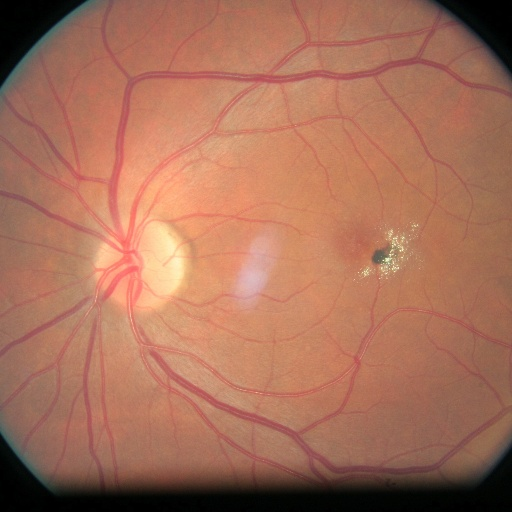
#> input picture eyecare_backend/uploads/0907eadc-967a-410f-9770-e1ead9b0bc18.jpeg, 512 x 512 px
$ python -i image_preprocessing.py   (imports and definitions only)
#> lines starting #> are read from the running program, lines starting #| are printed output that depends on the picture
import cv2
import numpy as np
from PIL import Image, ImageEnhance
import tensorflow as tf
from typing import Tuple, Optional, Union
import io
import base64

class ImagePreprocessor:
    """
    Image preprocessing utilities for eye disease detection
    """

    def __init__(self, target_size: Tuple[int, int] = (224, 224)):
        self.target_size = target_size

    def preprocess_for_prediction(self, image: Union[np.ndarray, Image.Image]) -> np.ndarray:
        """
        Preprocess image for model prediction

        Args:
            image: Input image as numpy array or PIL Image

        Returns:
            Preprocessed image array ready for model prediction
        """
        # Convert PIL to numpy if needed
        if isinstance(image, Image.Image):
            image = np.array(image)

        # Convert to RGB if needed (in case of BGR)
        if len(image.shape) == 3 and image.shape[2] == 3:
            image = cv2.cvtColor(image, cv2.COLOR_BGR2RGB)
        elif len(image.shape) == 3 and image.shape[2] == 4:
            image = cv2.cvtColor(image, cv2.COLOR_BGRA2RGB)

        # Resize image
        image = cv2.resize(image, self.target_size)

        # Normalize pixel values to [0, 1]
        image = image.astype(np.float32) / 255.0

        return image

    # [25 lines left out: function enhance_retinal_image, not called in this run]

    def apply_clahe(self, image: np.ndarray) -> np.ndarray:
        """
        Apply Contrast Limited Adaptive Histogram Equalization (CLAHE)
        Particularly useful for retinal images

        Args:
            image: Input image

        Returns:
            CLAHE enhanced image
        """
        # Convert to Lab color space
        lab = cv2.cvtColor((image * 255).astype(np.uint8), cv2.COLOR_RGB2LAB)

        # Apply CLAHE to L channel
        clahe = cv2.createCLAHE(clipLimit=2.0, tileGridSize=(8, 8))
        lab[:, :, 0] = clahe.apply(lab[:, :, 0])

        # Convert back to RGB
        enhanced = cv2.cvtColor(lab, cv2.COLOR_LAB2RGB)

        return enhanced.astype(np.float32) / 255.0

    # [80 lines left out: functions remove_noise, crop_circular_roi, augment_image, not called in this run]

    def preprocess_batch(self, images: list) -> np.ndarray:
        """
        Preprocess a batch of images

        Args:
            images: List of images

        Returns:
            Batch of preprocessed images
        """
        processed_batch = []

        for image in images:
            processed = self.preprocess_for_prediction(image)
            processed = self.apply_clahe(processed)
            processed = self.enhance_retinal_image(processed)
            processed_batch.append(processed)

        return np.array(processed_batch)

    # [91 lines left out: functions load_image_from_bytes, load_image_from_base64, save_processed_image, get_image_stats, preprocess_image, not called in this run]

>>> import cv2
>>> picture = cv2.imread('../uploads/0907eadc-967a-410f-9770-e1ead9b0bc18.jpeg')
#> picture is the input picture: shape (512, 512, 3); mean B, G, R 89, 111.5, 167.1
>>> result = ImagePreprocessor().preprocess_batch(picture)
#> the loop in preprocess_batch, `for image in images:` made 1 pass
#> pass 1, in preprocess_for_prediction, `image = cv2.resize(image, self.target_size)`:
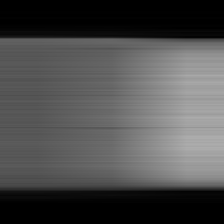
#> image: shape (224, 224); min 0, max 172, mean 76.8
#> after the loop in preprocess_batch, `for image in images:`: processed_batch = []
#> (the run stopped early here; a loop or call above may not have finished)
